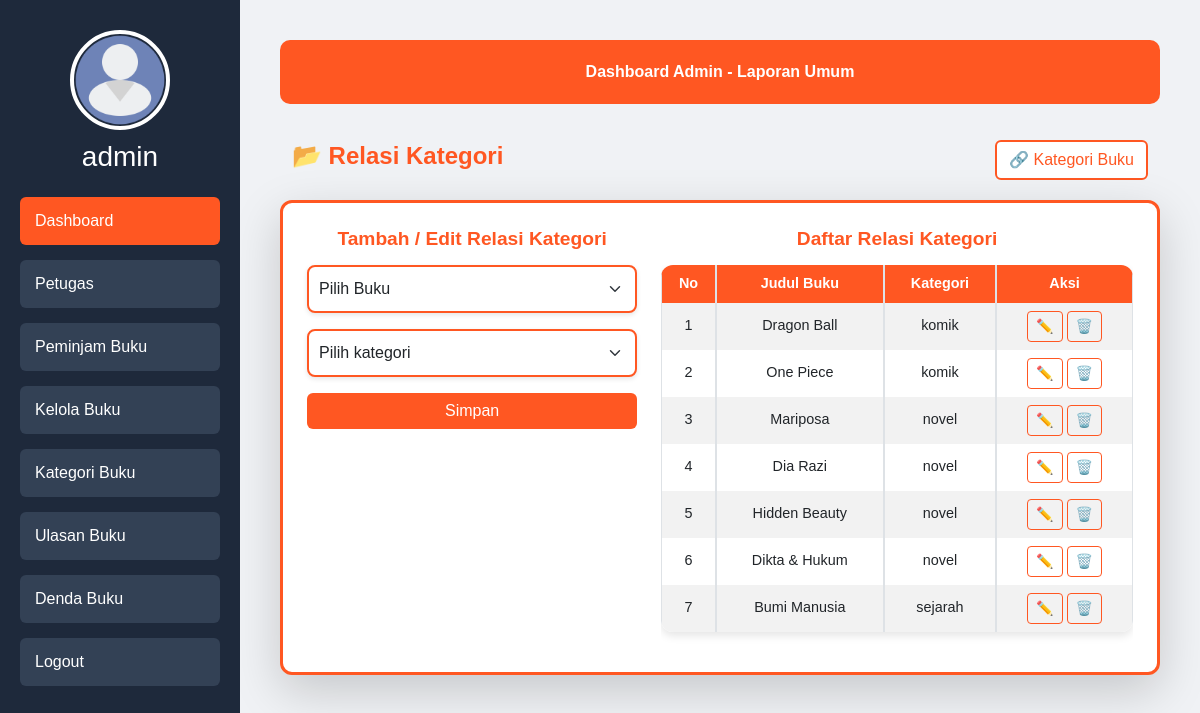
/modul/admin.php?page=relasi (signed in), run on the app's committed database.
### tables this page shows
CREATE TABLE `kategoribuku_relasi` (
  `KategoriBukuID` int(11) NOT NULL,
  `BukuID` int(11) DEFAULT NULL,
  `KategoriID` int(11) DEFAULT NULL
);

CREATE TABLE `buku` (
  `BukuID` int(11) NOT NULL,
  `Judul` varchar(255) DEFAULT NULL,
  `gambar` varchar(100) NOT NULL,
  `Penulis` varchar(255) DEFAULT NULL,
  `Penerbit` varchar(255) DEFAULT NULL,
  `TahunTerbit` int(11) DEFAULT NULL
);

CREATE TABLE `kategoribuku` (
  `KategoriID` int(11) NOT NULL,
  `NamaKategori` varchar(255) DEFAULT NULL
);

### modul/kategoribuku2.php (the view, shortened to what this page needs)
<?php
$db = new Database();
$conn = $db->conn;
$edit_id = "";
?>
<div class="container mt-3 d-flex justify-content-between align-items-center">
    <h2 style="color: #FF5722; font-weight: 600; font-size: 1.5rem;">📂 Relasi Kategori</h2>
    <a href="?page=kategori" class="btn btn-kembali">
    🔗 Kategori Buku
</a>
</div>
<div class="card shadow-lg p-4 border-3" style="border-color: #FF5722; margin-top:20px;">
    <div class="row">
        <div class="col-md-5">
            <h5 style="color: #FF5722; font-weight: 600; font-size: 1.2rem;">Tambah / Edit Relasi Kategori</h5>
            <form action="" method="POST" style="margin-top:15px;">
                <div class="mb-3">
                    <select name="buku_id" class="form-select" required>
                        <option value="" disabled selected>Pilih Buku</option>
                    </select>
                </div>
                <div class="mb-3">
                    <select name="kategori_id" class="form-select" required>
                        <option value="" disabled selected>Pilih kategori</option>
                    </select>
                </div>
                <button type="submit" class="btn <?= $edit_id ? 'btn-warning' : 'btn-orange' ?> w-100">
                    <?= $edit_id ? 'Update Data' : 'Simpan' ?>
                </button>
            </form>
        </div>
        <div class="col-md-7">
    <h5 style="color: #FF5722; font-weight: 600; font-size: 1.2rem;">Daftar Relasi Kategori</h5>
    <div class="table-responsive" style="max-height: 400px; overflow-x: auto; margin-top:15px;">
        <table class="table table-bordered table-striped align-middle">
            <thead>
                <tr>
                    <th>No</th>
                    <th>Judul Buku</th>
                    <th>Kategori</th>
                    <?php if (isset($_SESSION['role']) && $_SESSION['role'] === 'admin'): ?>
                        <th>Aksi</th>
                    <?php endif; ?>
                </tr>
            </thead>
            <tbody>
                <?php
                $stmt = $conn->query("SELECT kbr.KategoriBukuID, b.Judul, kb.NamaKategori
                                    FROM kategoribuku_relasi kbr
                                    JOIN buku b ON kbr.BukuID = b.BukuID
                                    JOIN kategoribuku kb ON kbr.KategoriID = kb.KategoriID");
                $no = 1;
                while ($row = $stmt->fetch(PDO::FETCH_ASSOC)) { ?>
                    <tr class='text-center'>
                        <td><?= $no++ ?></td>
                        <td><?= htmlspecialchars($row['Judul']) ?></td>
                        <td><?= htmlspecialchars($row['NamaKategori']) ?></td>
                        <?php if (isset($_SESSION['role']) && $_SESSION['role'] === 'admin'): ?>
                        <td>
                            <a href="?page=relasi&edit=<?= $row['KategoriBukuID'] ?>" class="btn btn-outline-warning btn-sm" style="border-color: #FF5722; color: #FF5722;">✏️</a>
                            <a href="?page=relasi&delete=<?= $row['KategoriBukuID'] ?>" class="btn btn-outline-danger btn-sm" style="border-color: #FF5722; color: #FF5722;" onclick="return confirm('Yakin hapus data?')">🗑️</a>
                        </td>
                        <?php endif; ?>
                    </tr>
                <?php } ?>
            </tbody>
        </table>
    </div>
</div>

### modul/admin.php (style rules this page uses)
body { font-family: "Poppins", sans-serif; background: #f0f2f5; margin: 0; display: flex; height: 100vh; overflow: hidden; }
.card { background: #fff; padding: 25px; border-radius: 12px; box-shadow: 0 6px 12px rgba(0, 0, 0, 0.1); text-align: center; transition: transform 0.3s, box-shadow 0.3s; }

### modul/kategoribuku2.php (style rules this page uses)
.btn-orange { background-color: #FF5722 !important; color: #fff !important; border: none; }
.form-select { border: 2px solid #FF5722; border-radius: 8px; padding: 10px; box-shadow: 0 2px 5px rgba(0, 0, 0, 0.1); outline: none; transition: border-color 0.3s ease, box-shadow 0.3s ease; }
.table-responsive { max-height: 300px; overflow-y: auto; }
.table { font-size: 0.9rem; width: 100%; border-collapse: separate; border-spacing: 0; border-radius: 12px; overflow: hidden; box-shadow: 0 4px 8px rgba(0, 0, 0, 0.1); }
.table thead th { background-color: #FF5722; color: #fff; text-align: center; }
.table td, .table th { padding: 8px; white-space: nowrap; overflow: hidden; text-overflow: ellipsis; max-width: 200px; }
.btn-kembali { background-color: #fff; color: #FF5722; border: 2px solid #FF5722; transition: background-color 0.3s, color 0.3s; }

### data on the page
kategoribuku_relasi: BukuID.Judul "Dragon Ball", KategoriID.NamaKategori "komik"
kategoribuku_relasi: BukuID.Judul "One Piece", KategoriID.NamaKategori "komik"
kategoribuku_relasi: BukuID.Judul "Mariposa", KategoriID.NamaKategori "novel"
kategoribuku_relasi: BukuID.Judul "Dia Razi", KategoriID.NamaKategori "novel"
kategoribuku_relasi: BukuID.Judul "Hidden Beauty", KategoriID.NamaKategori "novel"
kategoribuku_relasi: BukuID.Judul "Dikta & Hukum", KategoriID.NamaKategori "novel"
kategoribuku_relasi: BukuID.Judul "Bumi Manusia", KategoriID.NamaKategori "sejarah"

### other printed values
$_SESSION['username'] "admin"
